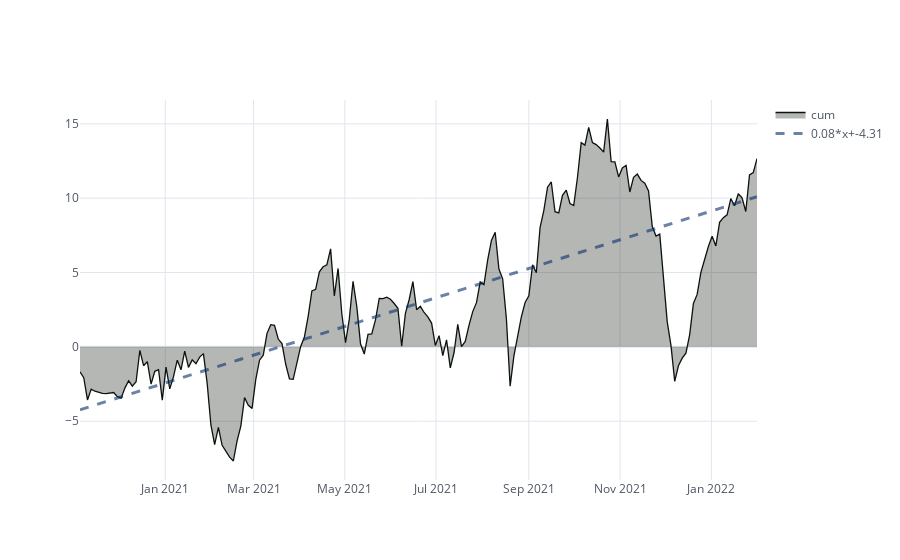

Notebook cell for this chart:
### Code cell
interpolated = results.set_index('close').resample('3600T').mean().interpolate(method='spline', order=3)
interpolated.iplot(kind='scatter', y='cum', bestfit=True, color='#0C120C', fill=True)
del interpolated

### Figure 1 — Plotly figure (JSON) as saved in the notebook; plotly's stock layout.template omitted (floating-point values rounded to 4 significant figures; data arrays with more than 128 entries replaced by an {"elided": "..."} marker saying what was removed)
{"data": [{"fill": "tozeroy", "fillcolor": "rgba(12, 18, 12, 0.3)", "line": {"color": "rgba(12, 18, 12, 1.0)", "dash": "solid", "shape": "linear", "width": 1.3}, "mode": "lines", "name": "cum", "text": "", "type": "scatter", "x": {"elided": "182 str values"}, "y": {"elided": "182 float values"}}, {"line": {"color": "rgba(8, 48, 107, 0.6)", "dash": "dash", "shape": "linear", "width": 3}, "mode": "lines", "name": "0.08*x+-4.31", "type": "scatter", "x": {"elided": "182 str values"}, "y": {"elided": "182 float values"}}], "layout": {"legend": {"bgcolor": "#FFFFFF", "font": {"color": "#4D5663"}}, "paper_bgcolor": "#FFFFFF", "plot_bgcolor": "#FFFFFF", "title": {"font": {"color": "#4D5663"}}, "xaxis": {"gridcolor": "#E1E5ED", "showgrid": true, "tickfont": {"color": "#4D5663"}, "title": {"font": {"color": "#4D5663"}, "text": ""}, "zerolinecolor": "#E1E5ED"}, "yaxis": {"gridcolor": "#E1E5ED", "showgrid": true, "tickfont": {"color": "#4D5663"}, "title": {"font": {"color": "#4D5663"}, "text": ""}, "zerolinecolor": "#E1E5ED"}}}
